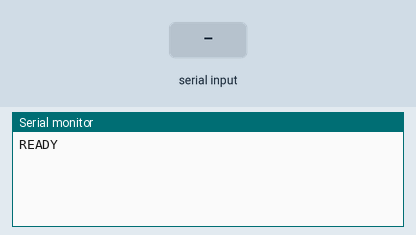
This sketch was run on a simulated Arduino Uno, built with avr-gcc and run on an emulated ATmega328P. On the bench: the last lines printed to the serial monitor. The test bench sets the inputs (shaded band).

Above: at 1.2 s.
1.3 s: "STOP\n" received over Serial
At 2.1 s:
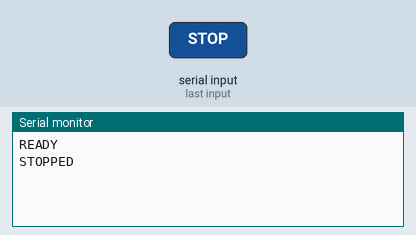
2.8 s: "P\n" received over Serial
At 3.2 s:
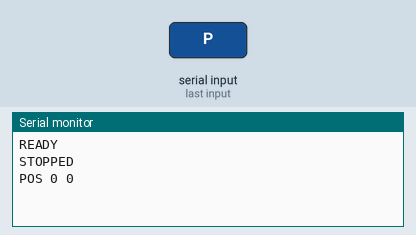
4.3 s: "90 45\n" received over Serial
At 5.5 s:
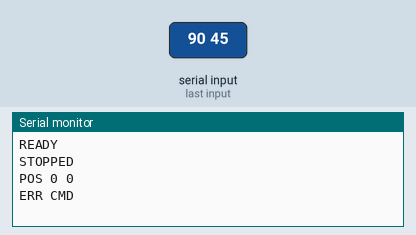
5.8 s: "V 45\n" received over Serial
At 6.7 s:
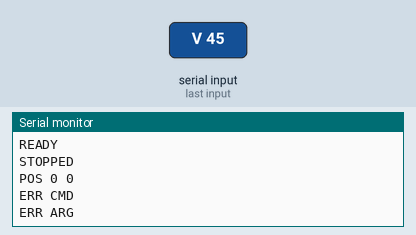

Measured:
- after the input at 1.3 s, the serial monitor: prints a new line at once (image 1)
- after the input at 2.8 s, the serial monitor: prints a new line at once (image 2)
- after the input at 4.3 s, the serial monitor: prints a new line at once (image 3)
- after the input at 5.8 s, the serial monitor: prints a new line at once (image 4)

The sketch:

mount_control.ino
```cpp
/*
 * mount_control.ino
 * Firmware pengontrol mount Alt-Azimuth teleskop radio portabel
 * Arduino Uno + 2x TB6600 + 2x NEMA 23  (library: AccelStepper, mode DRIVER)
 *
 * WIRING TB6600 (common-cathode):
 *   PUL- , DIR- , ENA-  -> GND Arduino
 *   Azimuth : PUL+ -> D2 , DIR+ -> D3
 *   Elevasi : PUL+ -> D4 , DIR+ -> D5
 *   ENA+ dibiarkan tidak tersambung (TB6600 aktif secara default).
 *
 * PROTOKOL SERIAL (115200 baud, ASCII, diakhiri '\n'):
 *   M <Az_Steps> <El_Steps>  -> gerak ke posisi absolut (dalam step)
 *   STOP                     -> hentikan kedua motor seketika  (balasan: STOPPED)
 *   P                        -> minta posisi sekarang          (balasan: POS <az> <el>)
 *   V <Az_sps> <El_sps>      -> atur kecepatan maks (step/detik) (balasan: SPEED <az> <el>)
 * Balasan "OK" dikirim satu kali saat kedua motor sudah tiba di target.
 */

#include <AccelStepper.h>

// ----------------------------- KONFIGURASI ---------------------------------
const uint8_t AZ_STEP_PIN = 2;
const uint8_t AZ_DIR_PIN  = 3;
const uint8_t EL_STEP_PIN = 4;
const uint8_t EL_DIR_PIN  = 5;

const long  BAUD_RATE    = 115200;
const float AZ_MAX_SPEED    = 1200.0;  // step/detik awal (diganti oleh perintah V dari Python)
const float EL_MAX_SPEED    = 889.0;
const float MAX_SPEED_LIMIT = 3000.0;  // batas keras step/detik per motor (keamanan)
const float ACCEL_RAMP_S    = 1.0;     // detik untuk akselerasi 0 -> kecepatan maks
const unsigned int MIN_PULSE_US = 10;  // lebar pulsa (us), TB6600 butuh >= 2.5 us

// ------------------------------- OBJEK --------------------------------------
AccelStepper azMotor(AccelStepper::DRIVER, AZ_STEP_PIN, AZ_DIR_PIN);
AccelStepper elMotor(AccelStepper::DRIVER, EL_STEP_PIN, EL_DIR_PIN);

const uint8_t BUF_SIZE = 40;
char    rxBuf[BUF_SIZE];
uint8_t rxLen      = 0;
bool    rxOverflow = false;
bool    moving     = false;   // true = ada perintah M yang belum dibalas OK

// ------------------------------ FUNGSI --------------------------------------
void sendPosition() {
  Serial.print(F("POS "));
  Serial.print(azMotor.currentPosition());
  Serial.print(' ');
  Serial.println(elMotor.currentPosition());
}

void emergencyStop() {
  // setCurrentPosition() me-nol-kan kecepatan seketika (tanpa deselerasi)
  // sambil mempertahankan hitungan posisi.
  azMotor.setCurrentPosition(azMotor.currentPosition());
  elMotor.setCurrentPosition(elMotor.currentPosition());
  azMotor.moveTo(azMotor.currentPosition());
  elMotor.moveTo(elMotor.currentPosition());
  moving = false;
  Serial.println(F("STOPPED"));
}

void applySpeed(AccelStepper &m, float sps) {
  if (sps < 1.0) sps = 1.0;
  if (sps > MAX_SPEED_LIMIT) sps = MAX_SPEED_LIMIT;
  m.setMaxSpeed(sps);
  m.setAcceleration(sps / ACCEL_RAMP_S);
}

void handleLine(char *line) {
  if (strcmp(line, "STOP") == 0) {
    emergencyStop();
    return;
  }
  if (strcmp(line, "P") == 0) {
    sendPosition();
    return;
  }
  if (line[0] == 'V' && line[1] == ' ') {
    char *p1;
    char *p2;
    long azSps = strtol(line + 2, &p1, 10);
    if (p1 == line + 2) { Serial.println(F("ERR ARG")); return; }
    long elSps = strtol(p1, &p2, 10);
    if (p2 == p1)       { Serial.println(F("ERR ARG")); return; }
    applySpeed(azMotor, (float)azSps);
    applySpeed(elMotor, (float)elSps);
    Serial.print(F("SPEED "));
    Serial.print((long)azMotor.maxSpeed());
    Serial.print(' ');
    Serial.println((long)elMotor.maxSpeed());
    return;
  }
  if (line[0] == 'M' && line[1] == ' ') {
    char *p1;
    char *p2;
    long azTarget = strtol(line + 2, &p1, 10);
    if (p1 == line + 2) { Serial.println(F("ERR ARG")); return; }
    long elTarget = strtol(p1, &p2, 10);
    if (p2 == p1)       { Serial.println(F("ERR ARG")); return; }
    azMotor.moveTo(azTarget);
    elMotor.moveTo(elTarget);
    moving = true;
    return;
  }
  Serial.println(F("ERR CMD"));
}

void readSerial() {
  while (Serial.available() > 0) {
    char c = (char)Serial.read();
    if (c == '\n' || c == '\r') {
      if (rxOverflow) {
        Serial.println(F("ERR LEN"));
      } else if (rxLen > 0) {
        rxBuf[rxLen] = '\0';
        handleLine(rxBuf);
      }
      rxLen = 0;
      rxOverflow = false;
    } else if (rxLen < BUF_SIZE - 1) {
      rxBuf[rxLen++] = c;
    } else {
      rxOverflow = true;
    }
    // jaga agar pulsa step tetap keluar walau sedang menerima data
    azMotor.run();
    elMotor.run();
  }
}

// ------------------------------- SETUP --------------------------------------
void setup() {
  Serial.begin(BAUD_RATE);

  applySpeed(azMotor, AZ_MAX_SPEED);
  azMotor.setMinPulseWidth(MIN_PULSE_US);

  applySpeed(elMotor, EL_MAX_SPEED);
  elMotor.setMinPulseWidth(MIN_PULSE_US);

  azMotor.setCurrentPosition(0);
  elMotor.setCurrentPosition(0);

  Serial.println(F("READY"));
}

// -------------------------------- LOOP --------------------------------------
void loop() {
  readSerial();          // non-blocking

  azMotor.run();         // non-blocking, maksimal 1 step per panggilan
  elMotor.run();

  if (moving && azMotor.distanceToGo() == 0 && elMotor.distanceToGo() == 0) {
    moving = false;
    Serial.println(F("OK"));
  }
}
```
